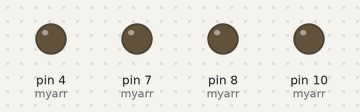
Recording of a sketch running on a simulated Arduino Uno, built with avr-gcc and run on an emulated ATmega328P. On the bench: output pins drawn as LEDs (lit = HIGH).

Above: at 0.1 s.
At 15.1 s:
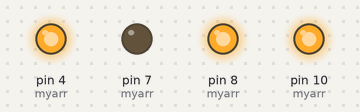
At 20.1 s:
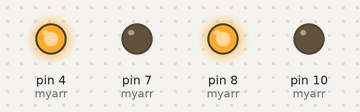
At 22.1 s:
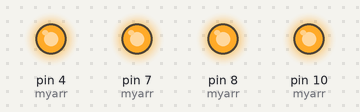
At 38.1 s:
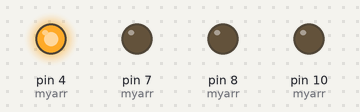
Timing chart, 0 to 40.0 s (numbered marks = the images above):
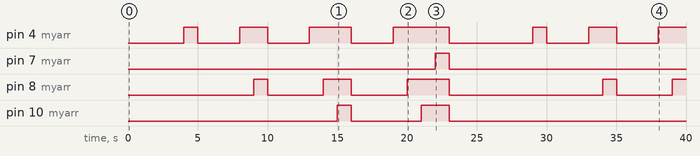

The sketch:

pattern.ino
```cpp
// Ravi Prakash, ECE, SMVDU
// printing a pattern of LEDs
int P1=3;
int P2=4;
int P3=8;
int P4=10;
int P5=7;
int myarr[5]={P1,P2,P3,P4,P5};
int i,j,k;

void setup()
{
	Serial.begin(9600);
	for(i=1;i<=5;i++)
	{
		pinMode(myarr[i],OUTPUT);
	}

}
void loop()
{
	for(i=0;i<5;i++)
	{
		for(j=0;j<=i;j++)
		{
			digitalWrite(myarr[j],HIGH);
			delay(1000);
		}
		for(k=0;k<=i;k++)
		{
			digitalWrite(myarr[k],LOW);
			delay(1);
		}
		delay(2000);
	}
}
```

Measured:
- by itself, pin 4 (myarr): LOW → HIGH at 4.0 s, → LOW 1.0 s later, → HIGH 3.0 s later, → LOW 2.0 s later, … (13 changes in this stretch)
- by itself, pin 7 (myarr): LOW → HIGH at 22.0 s, → LOW 1.0 s later
- by itself, pin 8 (myarr): LOW → HIGH at 9.0 s, → LOW 1.0 s later, → HIGH 4.0 s later, → LOW 2.0 s later, … (9 changes in this stretch)
- by itself, pin 10 (myarr): LOW → HIGH at 15.0 s, → LOW 1.0 s later, → HIGH 5.0 s later, → LOW 2.0 s later
